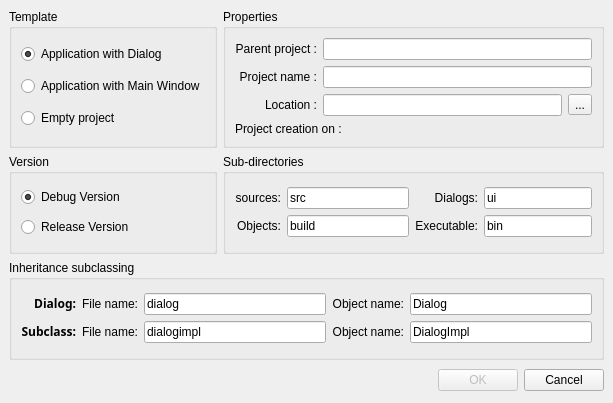
<ui version="4.0" >
 <author></author>
 <comment></comment>
 <exportmacro></exportmacro>
 <class>NewProject</class>
 <widget class="QDialog" name="NewProject" >
  <property name="geometry" >
   <rect>
    <x>0</x>
    <y>0</y>
    <width>613</width>
    <height>403</height>
   </rect>
  </property>
  <property name="windowTitle" >
   <string>New project creation</string>
  </property>
  <property name="windowIcon" >
   <iconset resource="../resources/resources.qrc" >:/divers/images/logo.png</iconset>
  </property>
  <layout class="QGridLayout" >
   <property name="margin" >
    <number>9</number>
   </property>
   <property name="spacing" >
    <number>6</number>
   </property>
   <item row="0" column="0" >
    <widget class="QGroupBox" name="groupBox" >
     <property name="sizePolicy" >
      <sizepolicy>
       <hsizetype>5</hsizetype>
       <vsizetype>5</vsizetype>
       <horstretch>0</horstretch>
       <verstretch>0</verstretch>
      </sizepolicy>
     </property>
     <property name="title" >
      <string>Template</string>
     </property>
     <layout class="QGridLayout" >
      <property name="margin" >
       <number>9</number>
      </property>
      <property name="spacing" >
       <number>6</number>
      </property>
      <item row="2" column="0" >
       <widget class="QRadioButton" name="empty" >
        <property name="text" >
         <string>Empty project</string>
        </property>
       </widget>
      </item>
      <item row="0" column="0" >
       <widget class="QRadioButton" name="dialog" >
        <property name="text" >
         <string>Application with Dialog</string>
        </property>
        <property name="checked" >
         <bool>true</bool>
        </property>
       </widget>
      </item>
      <item row="1" column="0" >
       <widget class="QRadioButton" name="mainwindow" >
        <property name="text" >
         <string>Application with Main Window</string>
        </property>
        <property name="checked" >
         <bool>false</bool>
        </property>
       </widget>
      </item>
     </layout>
    </widget>
   </item>
   <item row="0" column="1" >
    <widget class="QGroupBox" name="groupBox_3" >
     <property name="title" >
      <string>Properties</string>
     </property>
     <layout class="QGridLayout" >
      <property name="margin" >
       <number>9</number>
      </property>
      <property name="spacing" >
       <number>6</number>
      </property>
      <item row="0" column="0" >
       <layout class="QVBoxLayout" >
        <property name="margin" >
         <number>0</number>
        </property>
        <property name="spacing" >
         <number>6</number>
        </property>
        <item>
         <layout class="QHBoxLayout" >
          <property name="margin" >
           <number>0</number>
          </property>
          <property name="spacing" >
           <number>6</number>
          </property>
          <item>
           <layout class="QVBoxLayout" >
            <property name="margin" >
             <number>0</number>
            </property>
            <property name="spacing" >
             <number>6</number>
            </property>
            <item>
             <widget class="QLabel" name="labelProjetParent" >
              <property name="text" >
               <string>Parent project :</string>
              </property>
              <property name="alignment" >
               <set>Qt::AlignRight|Qt::AlignTrailing|Qt::AlignVCenter</set>
              </property>
             </widget>
            </item>
            <item>
             <widget class="QLabel" name="label_3" >
              <property name="text" >
               <string>Project name :</string>
              </property>
              <property name="alignment" >
               <set>Qt::AlignRight|Qt::AlignTrailing|Qt::AlignVCenter</set>
              </property>
             </widget>
            </item>
            <item>
             <widget class="QLabel" name="label_2" >
              <property name="text" >
               <string>Location :</string>
              </property>
              <property name="alignment" >
               <set>Qt::AlignRight|Qt::AlignTrailing|Qt::AlignVCenter</set>
              </property>
             </widget>
            </item>
           </layout>
          </item>
          <item>
           <layout class="QVBoxLayout" >
            <property name="margin" >
             <number>0</number>
            </property>
            <property name="spacing" >
             <number>6</number>
            </property>
            <item>
             <widget class="QLineEdit" name="parentProjectName" >
              <property name="readOnly" >
               <bool>true</bool>
              </property>
             </widget>
            </item>
            <item>
             <widget class="QLineEdit" name="projectName" />
            </item>
            <item>
             <layout class="QHBoxLayout" >
              <property name="margin" >
               <number>0</number>
              </property>
              <property name="spacing" >
               <number>6</number>
              </property>
              <item>
               <widget class="QLineEdit" name="location" />
              </item>
              <item>
               <widget class="QToolButton" name="locationButton" >
                <property name="text" >
                 <string>...</string>
                </property>
               </widget>
              </item>
             </layout>
            </item>
           </layout>
          </item>
         </layout>
        </item>
        <item>
         <widget class="QLabel" name="label" >
          <property name="text" >
           <string>Project creation on : </string>
          </property>
         </widget>
        </item>
       </layout>
      </item>
     </layout>
    </widget>
   </item>
   <item row="1" column="0" >
    <widget class="QGroupBox" name="groupBox_2" >
     <property name="title" >
      <string>Version</string>
     </property>
     <layout class="QGridLayout" >
      <property name="margin" >
       <number>9</number>
      </property>
      <property name="spacing" >
       <number>6</number>
      </property>
      <item row="0" column="0" >
       <widget class="QRadioButton" name="debug" >
        <property name="text" >
         <string>Debug Version</string>
        </property>
        <property name="checked" >
         <bool>true</bool>
        </property>
       </widget>
      </item>
      <item row="1" column="0" >
       <widget class="QRadioButton" name="release" >
        <property name="text" >
         <string>Release Version</string>
        </property>
       </widget>
      </item>
     </layout>
    </widget>
   </item>
   <item row="3" column="0" colspan="2" >
    <layout class="QHBoxLayout" >
     <property name="margin" >
      <number>0</number>
     </property>
     <property name="spacing" >
      <number>6</number>
     </property>
     <item>
      <spacer>
       <property name="orientation" >
        <enum>Qt::Horizontal</enum>
       </property>
       <property name="sizeHint" >
        <size>
         <width>303</width>
         <height>28</height>
        </size>
       </property>
      </spacer>
     </item>
     <item>
      <widget class="QPushButton" name="okButton" >
       <property name="enabled" >
        <bool>false</bool>
       </property>
       <property name="text" >
        <string>OK</string>
       </property>
      </widget>
     </item>
     <item>
      <widget class="QPushButton" name="cancelButton" >
       <property name="text" >
        <string>Cancel</string>
       </property>
      </widget>
     </item>
    </layout>
   </item>
   <item row="1" column="1" >
    <widget class="QGroupBox" name="groupBox_5" >
     <property name="title" >
      <string>Sub-directories</string>
     </property>
     <layout class="QGridLayout" >
      <property name="margin" >
       <number>9</number>
      </property>
      <property name="spacing" >
       <number>6</number>
      </property>
      <item row="0" column="1" >
       <layout class="QHBoxLayout" >
        <property name="margin" >
         <number>0</number>
        </property>
        <property name="spacing" >
         <number>6</number>
        </property>
        <item>
         <layout class="QVBoxLayout" >
          <property name="margin" >
           <number>0</number>
          </property>
          <property name="spacing" >
           <number>6</number>
          </property>
          <item>
           <widget class="QLabel" name="label_7" >
            <property name="text" >
             <string>Dialogs:</string>
            </property>
            <property name="alignment" >
             <set>Qt::AlignRight|Qt::AlignTrailing|Qt::AlignVCenter</set>
            </property>
           </widget>
          </item>
          <item>
           <widget class="QLabel" name="label_9" >
            <property name="text" >
             <string>Executable:</string>
            </property>
            <property name="alignment" >
             <set>Qt::AlignRight|Qt::AlignTrailing|Qt::AlignVCenter</set>
            </property>
           </widget>
          </item>
         </layout>
        </item>
        <item>
         <layout class="QVBoxLayout" >
          <property name="margin" >
           <number>0</number>
          </property>
          <property name="spacing" >
           <number>6</number>
          </property>
          <item>
           <widget class="QLineEdit" name="uiDirectory" >
            <property name="text" >
             <string>ui</string>
            </property>
           </widget>
          </item>
          <item>
           <widget class="QLineEdit" name="binDirectory" >
            <property name="text" >
             <string>bin</string>
            </property>
           </widget>
          </item>
         </layout>
        </item>
       </layout>
      </item>
      <item row="0" column="0" >
       <layout class="QHBoxLayout" >
        <property name="margin" >
         <number>0</number>
        </property>
        <property name="spacing" >
         <number>6</number>
        </property>
        <item>
         <layout class="QVBoxLayout" >
          <property name="margin" >
           <number>0</number>
          </property>
          <property name="spacing" >
           <number>6</number>
          </property>
          <item>
           <widget class="QLabel" name="label_6" >
            <property name="text" >
             <string>sources:</string>
            </property>
            <property name="alignment" >
             <set>Qt::AlignRight|Qt::AlignTrailing|Qt::AlignVCenter</set>
            </property>
           </widget>
          </item>
          <item>
           <widget class="QLabel" name="label_8" >
            <property name="text" >
             <string>Objects:</string>
            </property>
            <property name="alignment" >
             <set>Qt::AlignRight|Qt::AlignTrailing|Qt::AlignVCenter</set>
            </property>
           </widget>
          </item>
         </layout>
        </item>
        <item>
         <layout class="QVBoxLayout" >
          <property name="margin" >
           <number>0</number>
          </property>
          <property name="spacing" >
           <number>6</number>
          </property>
          <item>
           <widget class="QLineEdit" name="srcDirectory" >
            <property name="text" >
             <string>src</string>
            </property>
           </widget>
          </item>
          <item>
           <widget class="QLineEdit" name="buildDirectory" >
            <property name="text" >
             <string>build</string>
            </property>
           </widget>
          </item>
         </layout>
        </item>
       </layout>
      </item>
     </layout>
    </widget>
   </item>
   <item row="2" column="0" colspan="2" >
    <widget class="QGroupBox" name="groupBox_4" >
     <property name="title" >
      <string>Inheritance subclassing</string>
     </property>
     <layout class="QGridLayout" >
      <property name="margin" >
       <number>9</number>
      </property>
      <property name="spacing" >
       <number>6</number>
      </property>
      <item row="0" column="4" >
       <layout class="QVBoxLayout" >
        <property name="margin" >
         <number>0</number>
        </property>
        <property name="spacing" >
         <number>6</number>
        </property>
        <item>
         <widget class="QLineEdit" name="uiObjectName" >
          <property name="text" >
           <string>Dialog</string>
          </property>
         </widget>
        </item>
        <item>
         <widget class="QLineEdit" name="subclassObjectName" >
          <property name="text" >
           <string>DialogImpl</string>
          </property>
         </widget>
        </item>
       </layout>
      </item>
      <item row="0" column="3" >
       <layout class="QVBoxLayout" >
        <property name="margin" >
         <number>0</number>
        </property>
        <property name="spacing" >
         <number>6</number>
        </property>
        <item>
         <widget class="QLabel" name="label_10" >
          <property name="text" >
           <string>Object name:</string>
          </property>
          <property name="alignment" >
           <set>Qt::AlignRight|Qt::AlignTrailing|Qt::AlignVCenter</set>
          </property>
         </widget>
        </item>
        <item>
         <widget class="QLabel" name="label_13" >
          <property name="text" >
           <string>Object name:</string>
          </property>
          <property name="alignment" >
           <set>Qt::AlignRight|Qt::AlignTrailing|Qt::AlignVCenter</set>
          </property>
         </widget>
        </item>
       </layout>
      </item>
      <item row="0" column="2" >
       <layout class="QVBoxLayout" >
        <property name="margin" >
         <number>0</number>
        </property>
        <property name="spacing" >
         <number>6</number>
        </property>
        <item>
         <widget class="QLineEdit" name="uiFilename" >
          <property name="text" >
           <string>dialog</string>
          </property>
         </widget>
        </item>
        <item>
         <widget class="QLineEdit" name="subclassFilename" >
          <property name="text" >
           <string>dialogimpl</string>
          </property>
         </widget>
        </item>
       </layout>
      </item>
      <item row="0" column="1" >
       <layout class="QVBoxLayout" >
        <property name="margin" >
         <number>0</number>
        </property>
        <property name="spacing" >
         <number>6</number>
        </property>
        <item>
         <widget class="QLabel" name="label_4" >
          <property name="text" >
           <string>File name:</string>
          </property>
          <property name="alignment" >
           <set>Qt::AlignRight|Qt::AlignTrailing|Qt::AlignVCenter</set>
          </property>
         </widget>
        </item>
        <item>
         <widget class="QLabel" name="label_5" >
          <property name="text" >
           <string>File name:</string>
          </property>
          <property name="alignment" >
           <set>Qt::AlignRight|Qt::AlignTrailing|Qt::AlignVCenter</set>
          </property>
         </widget>
        </item>
       </layout>
      </item>
      <item row="0" column="0" >
       <layout class="QVBoxLayout" >
        <property name="margin" >
         <number>0</number>
        </property>
        <property name="spacing" >
         <number>6</number>
        </property>
        <item>
         <widget class="QLabel" name="label_11" >
          <property name="text" >
           <string>&lt;html>&lt;head>&lt;meta name="qrichtext" content="1" />&lt;/head>&lt;body style=" white-space: pre-wrap; font-family:Sans Serif; font-size:9pt; font-weight:400; font-style:normal; text-decoration:none;">&lt;p style=" margin-top:0px; margin-bottom:0px; margin-left:0px; margin-right:0px; -qt-block-indent:0; text-indent:0px;">&lt;span style=" font-weight:600;">Dialog:&lt;/span>&lt;/p>&lt;/body>&lt;/html></string>
          </property>
          <property name="alignment" >
           <set>Qt::AlignRight|Qt::AlignTrailing|Qt::AlignVCenter</set>
          </property>
         </widget>
        </item>
        <item>
         <widget class="QLabel" name="label_12" >
          <property name="text" >
           <string>&lt;html>&lt;head>&lt;meta name="qrichtext" content="1" />&lt;/head>&lt;body style=" white-space: pre-wrap; font-family:Sans Serif; font-size:9pt; font-weight:400; font-style:normal; text-decoration:none;">&lt;p style=" margin-top:0px; margin-bottom:0px; margin-left:0px; margin-right:0px; -qt-block-indent:0; text-indent:0px;">&lt;span style=" font-weight:600;">Subclass:&lt;/span>&lt;/p>&lt;/body>&lt;/html></string>
          </property>
          <property name="alignment" >
           <set>Qt::AlignRight|Qt::AlignTrailing|Qt::AlignVCenter</set>
          </property>
         </widget>
        </item>
       </layout>
      </item>
     </layout>
    </widget>
   </item>
  </layout>
 </widget>
 <pixmapfunction></pixmapfunction>
 <tabstops>
  <tabstop>projectName</tabstop>
  <tabstop>location</tabstop>
  <tabstop>locationButton</tabstop>
  <tabstop>srcDirectory</tabstop>
  <tabstop>uiDirectory</tabstop>
  <tabstop>buildDirectory</tabstop>
  <tabstop>binDirectory</tabstop>
  <tabstop>uiFilename</tabstop>
  <tabstop>subclassFilename</tabstop>
  <tabstop>uiObjectName</tabstop>
  <tabstop>subclassObjectName</tabstop>
  <tabstop>release</tabstop>
  <tabstop>parentProjectName</tabstop>
  <tabstop>okButton</tabstop>
  <tabstop>cancelButton</tabstop>
  <tabstop>mainwindow</tabstop>
  <tabstop>dialog</tabstop>
  <tabstop>empty</tabstop>
  <tabstop>debug</tabstop>
 </tabstops>
 <resources>
  <include location="../resources/resources.qrc" />
 </resources>
 <connections>
  <connection>
   <sender>okButton</sender>
   <signal>clicked()</signal>
   <receiver>NewProject</receiver>
   <slot>accept()</slot>
   <hints>
    <hint type="sourcelabel" >
     <x>477</x>
     <y>309</y>
    </hint>
    <hint type="destinationlabel" >
     <x>96</x>
     <y>254</y>
    </hint>
   </hints>
  </connection>
  <connection>
   <sender>cancelButton</sender>
   <signal>clicked()</signal>
   <receiver>NewProject</receiver>
   <slot>reject()</slot>
   <hints>
    <hint type="sourcelabel" >
     <x>570</x>
     <y>309</y>
    </hint>
    <hint type="destinationlabel" >
     <x>179</x>
     <y>282</y>
    </hint>
   </hints>
  </connection>
  <connection>
   <sender>dialog</sender>
   <signal>toggled(bool)</signal>
   <receiver>groupBox_4</receiver>
   <slot>setEnabled(bool)</slot>
   <hints>
    <hint type="sourcelabel" >
     <x>61</x>
     <y>48</y>
    </hint>
    <hint type="destinationlabel" >
     <x>318</x>
     <y>186</y>
    </hint>
   </hints>
  </connection>
  <connection>
   <sender>mainwindow</sender>
   <signal>toggled(bool)</signal>
   <receiver>groupBox_4</receiver>
   <slot>setEnabled(bool)</slot>
   <hints>
    <hint type="sourcelabel" >
     <x>91</x>
     <y>77</y>
    </hint>
    <hint type="destinationlabel" >
     <x>382</x>
     <y>186</y>
    </hint>
   </hints>
  </connection>
  <connection>
   <sender>empty</sender>
   <signal>toggled(bool)</signal>
   <receiver>groupBox_4</receiver>
   <slot>setDisabled(bool)</slot>
   <hints>
    <hint type="sourcelabel" >
     <x>102</x>
     <y>136</y>
    </hint>
    <hint type="destinationlabel" >
     <x>450</x>
     <y>186</y>
    </hint>
   </hints>
  </connection>
 </connections>
</ui>
